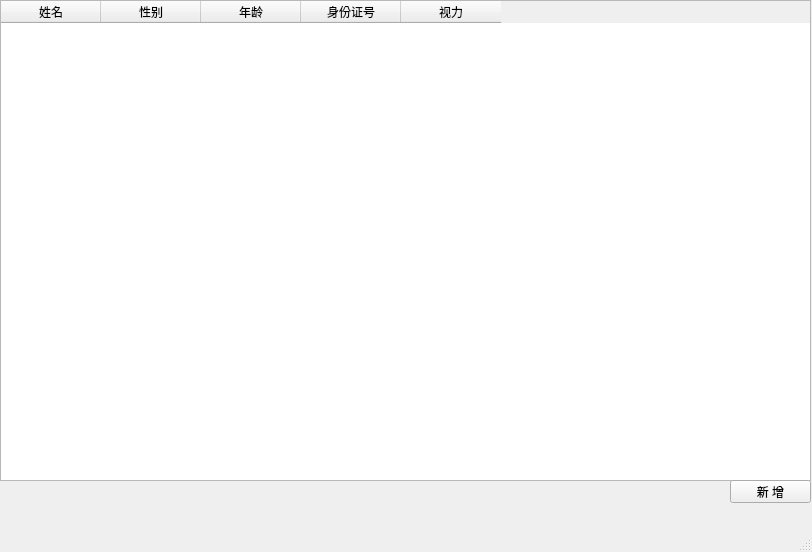
<?xml version="1.0" encoding="UTF-8"?>
<ui version="4.0">
 <class>MainWindow</class>
 <widget class="QMainWindow" name="MainWindow">
  <property name="geometry">
   <rect>
    <x>0</x>
    <y>0</y>
    <width>812</width>
    <height>552</height>
   </rect>
  </property>
  <property name="windowTitle">
   <string>MainWindow</string>
  </property>
  <widget class="QWidget" name="centralwidget">
   <widget class="QTableWidget" name="tableWidget">
    <property name="enabled">
     <bool>true</bool>
    </property>
    <property name="geometry">
     <rect>
      <x>0</x>
      <y>0</y>
      <width>811</width>
      <height>481</height>
     </rect>
    </property>
    <property name="sizeAdjustPolicy">
     <enum>QAbstractScrollArea::AdjustToContentsOnFirstShow</enum>
    </property>
    <property name="editTriggers">
     <set>QAbstractItemView::NoEditTriggers</set>
    </property>
    <attribute name="verticalHeaderDefaultSectionSize">
     <number>25</number>
    </attribute>
    <column>
     <property name="text">
      <string>姓名</string>
     </property>
    </column>
    <column>
     <property name="text">
      <string>性别</string>
     </property>
    </column>
    <column>
     <property name="text">
      <string>年龄</string>
     </property>
    </column>
    <column>
     <property name="text">
      <string>身份证号</string>
     </property>
    </column>
    <column>
     <property name="text">
      <string>视力</string>
     </property>
    </column>
   </widget>
   <widget class="QPushButton" name="btnAdd">
    <property name="geometry">
     <rect>
      <x>730</x>
      <y>480</y>
      <width>81</width>
      <height>23</height>
     </rect>
    </property>
    <property name="text">
     <string>新 增</string>
    </property>
   </widget>
  </widget>
  <widget class="QMenuBar" name="menubar">
   <property name="geometry">
    <rect>
     <x>0</x>
     <y>0</y>
     <width>812</width>
     <height>23</height>
    </rect>
   </property>
  </widget>
  <widget class="QStatusBar" name="statusbar"/>
 </widget>
 <resources/>
 <connections>
  <connection>
   <sender>btnAdd</sender>
   <signal>clicked()</signal>
   <receiver>MainWindow</receiver>
   <slot>show_add_case_from()</slot>
   <hints>
    <hint type="sourcelabel">
     <x>758</x>
     <y>510</y>
    </hint>
    <hint type="destinationlabel">
     <x>711</x>
     <y>514</y>
    </hint>
   </hints>
  </connection>
 </connections>
 <slots>
  <slot>show_add_case_from()</slot>
 </slots>
</ui>
